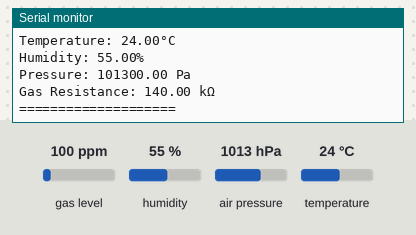
Simulated run of this sketch. Board: ESP32. Parts: the last lines printed to the serial monitor. The test bench sets the inputs (shaded band); at power-on: gas level 100 ppm, humidity 55 %, air pressure 1013 hPa, temperature 24 °C. WiFi joins after 1.5 s; servers stay silent unless stated.

Above: at 2.7 s.
2.8 s: gas level set to 20 ppm
At 3.4 s:
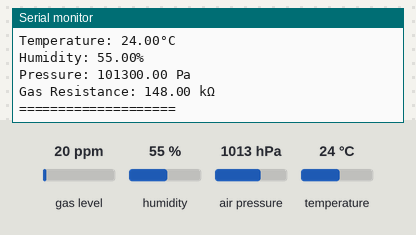
4.4 s: humidity set to 22 %
6.0 s: air pressure set to 952 hPa
At 7.2 s:
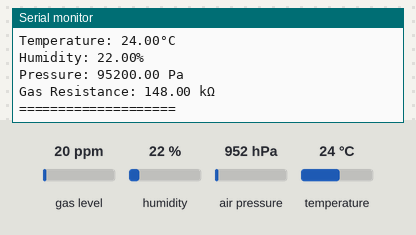

The sketch:

sensor_bme688.ino
```cpp
#include <WiFi.h>
#include <WebServer.h>
#include <ElegantOTA.h>
#include <Adafruit_Sensor.h>
#include <Adafruit_BME680.h>

#define SDA_PIN 6
#define SCL_PIN 7

const char* ssid = "Aldo";
const char* password = "jangandihabisin";

WebServer server(80);
Adafruit_BME680 bme;

void setup() {
  Serial.begin(115200);
  Wire.begin(SDA_PIN, SCL_PIN);

  if (!bme.begin(0x76)) {
    Serial.println("BME688 tidak terdeteksi!");
    while (1);
  }

  bme.setTemperatureOversampling(BME680_OS_8X);
  bme.setHumidityOversampling(BME680_OS_2X);
  bme.setPressureOversampling(BME680_OS_4X);
  bme.setIIRFilterSize(BME680_FILTER_SIZE_3);
  bme.setGasHeater(320, 150);

  WiFi.begin(ssid, password);
  Serial.print("Menghubungkan WiFi");

  while (WiFi.status() != WL_CONNECTED) {
    delay(500);
    Serial.print(".");
  }

  Serial.println();
  Serial.print("IP: ");
  Serial.println(WiFi.localIP());

  server.on("/", []() {
    server.send(200, "text/plain",
                "ESP32 BME688\n\n"
                "OTA : /update");
  });

  ElegantOTA.begin(&server);

  server.begin();

  Serial.println("Web Server Started");
  Serial.println("OTA Ready");
}

void loop() {

  server.handleClient();

  if (!bme.performReading()) {
    Serial.println("Gagal membaca sensor");
    delay(1000);
    return;
  }

  Serial.print("Temperature: ");
  Serial.print(bme.temperature);
  Serial.println("°C");

  Serial.print("Humidity: ");
  Serial.print(bme.humidity);
  Serial.println("%");

  Serial.print("Pressure: ");
  Serial.print(bme.pressure);
  Serial.println(" Pa");

  Serial.print("Gas Resistance: ");
  Serial.print(bme.gas_resistance / 1000.0);
  Serial.println(" kΩ");

  Serial.println("====================");

  delay(1000);
}
```

Measured:
- after the input at 2.8 s, the serial monitor: prints a new line at once (image 1)
- after the input at 6.0 s, the serial monitor: prints a new line after 0.29 s (image 2)
